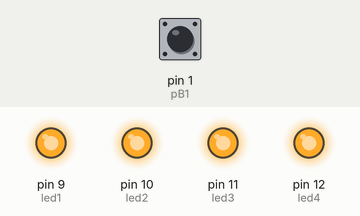
This sketch was run on a simulated Arduino Uno, built with avr-gcc and run on an emulated ATmega328P. Parts: output pins drawn as LEDs (lit = HIGH). The test bench sets the inputs (shaded band); at power-on: pin 1 (pB1) HIGH.

Above: at 1.2 s.
1.3 s: pin 1 (pB1) pulled LOW for 0.15 s
At 1.37 s:
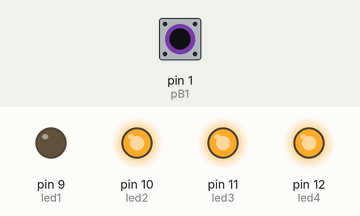
2.9 s: pin 1 (pB1) pulled LOW for 1 s
At 5.1 s:
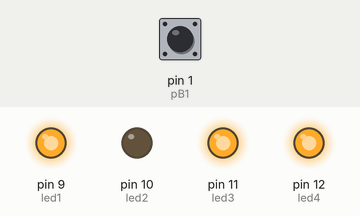
5.4 s: pin 1 (pB1) pulled LOW for 3.2 s
At 6.3 s:
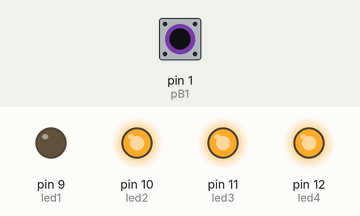
Timing chart, 0 to 10.1 s (numbered marks = the images above; inputs shaded):
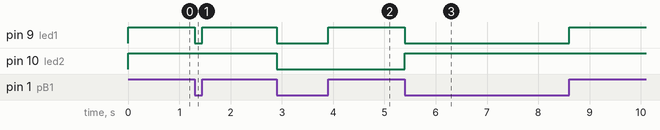

The sketch:

programmingPractice1.ino
```cpp
/*
  MG 2/26/2021
This program will drive a DC motor based on the input from a photo detector and on serial
input.

It will collect the sensor data which should vary from 0 to 5V
The ADC now should be 10 bit or 0-1023
Scale the output to 0 to 255 for the outpur PWM
Or between 255 and 0 to reverse the direction

**************************************************
Inputs / Outputs
Pin 8 PWM outpur to   B-IB   // These two control the motor
Pin 9 digtial control B-IA

Pin A0 Input analog 0-5V

Power motor and detector circuit with
GND
5V
**************************************************


*/

// These constants won't change. They're used to give names to the pins used:

#define pB1 1
#define pB2 2
#define led1 9
#define led2 10
#define led3 11
#define led4 12


int temp=0;


void setup() {

  pinMode(pB1,INPUT_PULLUP);
  pinMode(pB1,INPUT_PULLUP);
  pinMode(led1,OUTPUT);
  pinMode(led2,OUTPUT);
  pinMode(led3,OUTPUT);
  pinMode(led4,OUTPUT);

  digitalWrite(led2,1);
  digitalWrite(led3,1);
  digitalWrite(led4,1);
}

void loop() {

  if(!digitalRead(pB1)){
    digitalWrite(led1,0);
    temp=temp^1;   //exlusive or reverses the state of that bit.
    digitalWrite(led2,temp);

    while(!digitalRead(pB1));

  }
  else digitalWrite(led1,1);


}
```

Measured:
- after the input at 1.3 s, pin 9 (led1): HIGH → LOW at once, → HIGH 0.15 s later
- after the input at 2.9 s, pin 9 (led1): HIGH → LOW at once, → HIGH 1.0 s later; pin 10 (led2): HIGH → LOW at once
- after the input at 5.4 s, pin 9 (led1): HIGH → LOW at once, → HIGH 3.2 s later; pin 10 (led2): LOW → HIGH at once
